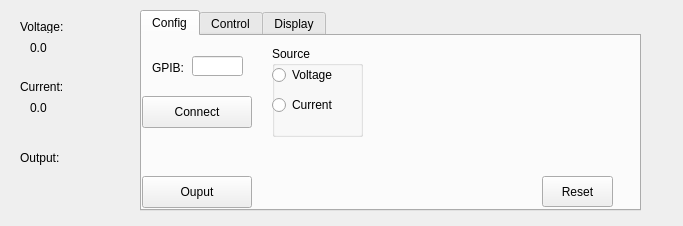
<?xml version="1.0" encoding="UTF-8"?>
<ui version="4.0">
 <class>Form</class>
 <widget class="QWidget" name="Form">
  <property name="geometry">
   <rect>
    <x>0</x>
    <y>0</y>
    <width>683</width>
    <height>226</height>
   </rect>
  </property>
  <property name="windowTitle">
   <string>Form</string>
  </property>
  <widget class="QTabWidget" name="tabWidget">
   <property name="geometry">
    <rect>
     <x>140</x>
     <y>10</y>
     <width>501</width>
     <height>201</height>
    </rect>
   </property>
   <property name="currentIndex">
    <number>0</number>
   </property>
   <widget class="QWidget" name="Config">
    <attribute name="title">
     <string>Config</string>
    </attribute>
    <widget class="QLineEdit" name="gpibAddrInputBox">
     <property name="geometry">
      <rect>
       <x>50</x>
       <y>20</y>
       <width>51</width>
       <height>20</height>
      </rect>
     </property>
    </widget>
    <widget class="QPushButton" name="pushButton">
     <property name="geometry">
      <rect>
       <x>400</x>
       <y>140</y>
       <width>71</width>
       <height>31</height>
      </rect>
     </property>
     <property name="text">
      <string>Reset</string>
     </property>
    </widget>
    <widget class="QPushButton" name="connectButton">
     <property name="geometry">
      <rect>
       <x>0</x>
       <y>60</y>
       <width>110</width>
       <height>32</height>
      </rect>
     </property>
     <property name="text">
      <string>Connect</string>
     </property>
    </widget>
    <widget class="QLabel" name="label_3">
     <property name="geometry">
      <rect>
       <x>10</x>
       <y>25</y>
       <width>56</width>
       <height>13</height>
      </rect>
     </property>
     <property name="text">
      <string>GPIB:</string>
     </property>
    </widget>
    <widget class="QGroupBox" name="sourSelect">
     <property name="geometry">
      <rect>
       <x>130</x>
       <y>10</y>
       <width>91</width>
       <height>91</height>
      </rect>
     </property>
     <property name="title">
      <string>Source</string>
     </property>
     <widget class="QRadioButton" name="sourVolt">
      <property name="geometry">
       <rect>
        <x>0</x>
        <y>20</y>
        <width>97</width>
        <height>18</height>
       </rect>
      </property>
      <property name="text">
       <string>Voltage</string>
      </property>
     </widget>
     <widget class="QRadioButton" name="sourCurr">
      <property name="geometry">
       <rect>
        <x>0</x>
        <y>50</y>
        <width>97</width>
        <height>18</height>
       </rect>
      </property>
      <property name="text">
       <string>Current</string>
      </property>
     </widget>
    </widget>
    <widget class="QPushButton" name="outputSelect">
     <property name="geometry">
      <rect>
       <x>0</x>
       <y>140</y>
       <width>110</width>
       <height>32</height>
      </rect>
     </property>
     <property name="text">
      <string>Ouput</string>
     </property>
    </widget>
   </widget>
   <widget class="QWidget" name="Control">
    <attribute name="title">
     <string>Control</string>
    </attribute>
    <widget class="QLineEdit" name="settingValue">
     <property name="geometry">
      <rect>
       <x>60</x>
       <y>27</y>
       <width>113</width>
       <height>21</height>
      </rect>
     </property>
    </widget>
    <widget class="QLabel" name="settingValueLabel">
     <property name="geometry">
      <rect>
       <x>10</x>
       <y>30</y>
       <width>56</width>
       <height>13</height>
      </rect>
     </property>
     <property name="text">
      <string>Setting</string>
     </property>
    </widget>
    <widget class="QLabel" name="settingUnit">
     <property name="geometry">
      <rect>
       <x>180</x>
       <y>30</y>
       <width>56</width>
       <height>13</height>
      </rect>
     </property>
     <property name="text">
      <string>V</string>
     </property>
    </widget>
    <widget class="QGroupBox" name="groupBox">
     <property name="geometry">
      <rect>
       <x>0</x>
       <y>60</y>
       <width>321</width>
       <height>111</height>
      </rect>
     </property>
     <property name="title">
      <string>Scanning rate</string>
     </property>
     <widget class="QRadioButton" name="fastSelect">
      <property name="geometry">
       <rect>
        <x>10</x>
        <y>50</y>
        <width>97</width>
        <height>18</height>
       </rect>
      </property>
      <property name="text">
       <string>Fast</string>
      </property>
     </widget>
     <widget class="QRadioButton" name="slowSelect">
      <property name="geometry">
       <rect>
        <x>10</x>
        <y>80</y>
        <width>97</width>
        <height>18</height>
       </rect>
      </property>
      <property name="text">
       <string>Slow</string>
      </property>
     </widget>
     <widget class="QRadioButton" name="jumpSelect">
      <property name="geometry">
       <rect>
        <x>240</x>
        <y>80</y>
        <width>97</width>
        <height>18</height>
       </rect>
      </property>
      <property name="text">
       <string>Jump</string>
      </property>
     </widget>
     <widget class="QLineEdit" name="accerFast">
      <property name="geometry">
       <rect>
        <x>110</x>
        <y>50</y>
        <width>61</width>
        <height>21</height>
       </rect>
      </property>
     </widget>
     <widget class="QLineEdit" name="accerSlow">
      <property name="geometry">
       <rect>
        <x>110</x>
        <y>80</y>
        <width>61</width>
        <height>21</height>
       </rect>
      </property>
     </widget>
     <widget class="QLabel" name="accerUnit">
      <property name="geometry">
       <rect>
        <x>190</x>
        <y>70</y>
        <width>56</width>
        <height>13</height>
       </rect>
      </property>
      <property name="text">
       <string>V/s</string>
      </property>
     </widget>
    </widget>
    <widget class="QPushButton" name="scannerCancel">
     <property name="geometry">
      <rect>
       <x>370</x>
       <y>140</y>
       <width>110</width>
       <height>32</height>
      </rect>
     </property>
     <property name="text">
      <string>Cancel</string>
     </property>
    </widget>
    <widget class="QPushButton" name="scannerStart">
     <property name="geometry">
      <rect>
       <x>370</x>
       <y>80</y>
       <width>110</width>
       <height>32</height>
      </rect>
     </property>
     <property name="text">
      <string>Start</string>
     </property>
    </widget>
    <widget class="QLineEdit" name="nowWriteOutputBox">
     <property name="geometry">
      <rect>
       <x>230</x>
       <y>30</y>
       <width>113</width>
       <height>21</height>
      </rect>
     </property>
     <property name="readOnly">
      <bool>true</bool>
     </property>
    </widget>
   </widget>
   <widget class="QWidget" name="Display">
    <attribute name="title">
     <string>Display</string>
    </attribute>
   </widget>
  </widget>
  <widget class="QLabel" name="label">
   <property name="geometry">
    <rect>
     <x>20</x>
     <y>20</y>
     <width>56</width>
     <height>13</height>
    </rect>
   </property>
   <property name="text">
    <string>Voltage:</string>
   </property>
  </widget>
  <widget class="QLabel" name="label_2">
   <property name="geometry">
    <rect>
     <x>20</x>
     <y>80</y>
     <width>56</width>
     <height>13</height>
    </rect>
   </property>
   <property name="text">
    <string>Current:</string>
   </property>
  </widget>
  <widget class="QLabel" name="voltDisp">
   <property name="geometry">
    <rect>
     <x>30</x>
     <y>40</y>
     <width>131</width>
     <height>16</height>
    </rect>
   </property>
   <property name="text">
    <string>0.0</string>
   </property>
  </widget>
  <widget class="QLabel" name="currDisp">
   <property name="geometry">
    <rect>
     <x>30</x>
     <y>100</y>
     <width>131</width>
     <height>16</height>
    </rect>
   </property>
   <property name="text">
    <string>0.0</string>
   </property>
  </widget>
  <widget class="QLabel" name="outputStatsDisp">
   <property name="geometry">
    <rect>
     <x>20</x>
     <y>150</y>
     <width>71</width>
     <height>16</height>
    </rect>
   </property>
   <property name="text">
    <string>Output:</string>
   </property>
  </widget>
 </widget>
 <resources/>
 <connections/>
</ui>
